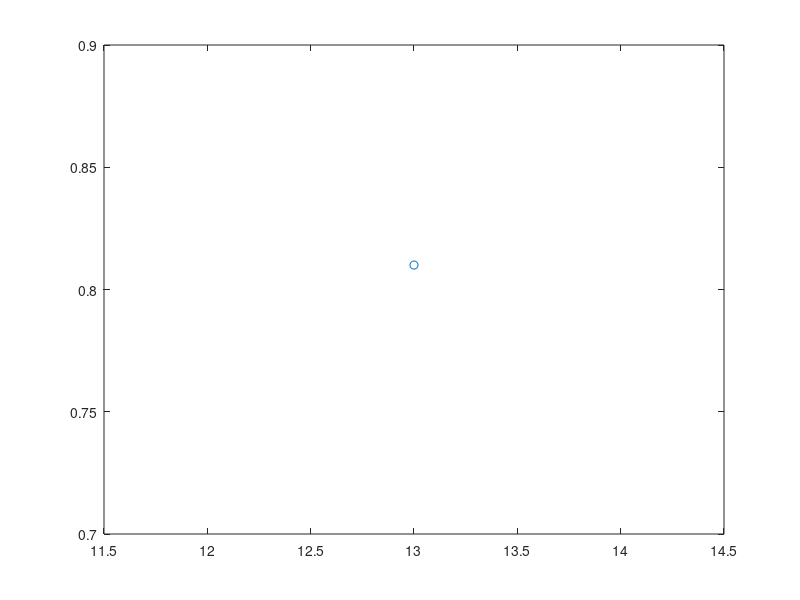

Reproduce this figure in MATLAB. (Note: this script raises an error after producing the figure.)
close all
clear all
clc

figure
plot(13,0.81,'o');hold on;
for ss = 12:-1:2
    ss_n = ss;
    Data    =  ReadData_sub('LCData',ss_n);
    a       =  1;
    b       =  21;
    % See_min =  100;
    R2_max  =  0;
    % r2_max  =  0;


    % R2_max_comb = 0;
    R.s_min   = 0;
    R.d_min   = 0;
    % R.p_min   = 0;
    % R.par_min =[];

    for i=a:20:b  
        Model.ParIndex = [5 6 7 9 10];
        Model.s =  i;
        Model   =  CrossValidation(Data,Model);
    %     [see_min,j]  =  min(Model.See);
        [r2_max,j] =  max(Model.R_sq);

        if r2_max > R2_max
            R2_max = r2_max;
            R.s_min   = i;
            R.d_min   = j;
    %         R.p_min   = p;
    %         R.par_min = C(l,:);
        end
    %             fprintf('%f \t %f\n',i,R2_max);
        warning off
    end
    R2_this_comb = R2_max;
    fprintf('sample size = %d\t',ss_n);
    fprintf('R2 = %f\t',R2_this_comb);
    fprintf('%d %d\n',R.s_min,R.d_min);
    plot(ss_n,R2_this_comb,'o-');hold on;
end
figure('rend','painters','pos',[150 150 220 200])
x = 2:13;
y = [0,0.16717,0,0,0,0,0.020412,0.328958,0.657208,0.795544,0.786978,0.81];
h_plot = plot(x,y,'-.o');
set(h_plot                               ,...
    'LineStyle'         ,'-.'         ,...
    'LineWidth'         ,1.0            ,...
    'Marker'            ,'o'            ,...
    'MarkerSize'        , 4             ,...
    'MarkerEdgeColor'   ,[.2,.2,.2]            );
ylim([0 1])
xlim([5 13])